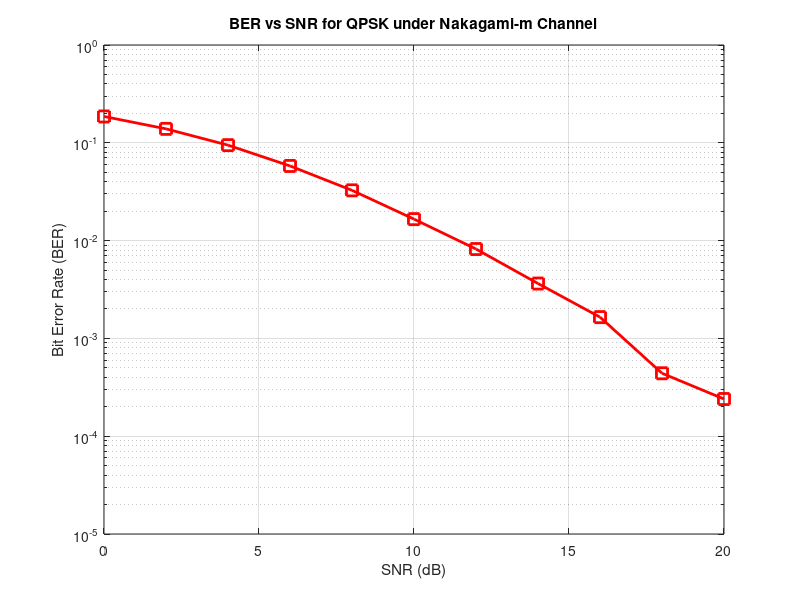

Source code (MATLAB):
clc;
clear;
close all;

Nbits = 100000;
SNRdB = 0:2:20;

m = 2;
Omega = 1;

BER = zeros(size(SNRdB));

for k = 1:length(SNRdB)

    bits = randi([0 1],Nbits,1);

    bits = bits(1:floor(length(bits)/2)*2);

    I = 2*bits(1:2:end)-1;
    Q = 2*bits(2:2:end)-1;

    txSignal = (I + 1j*Q)/sqrt(2);

    h = sqrt(gamrnd(m,Omega/m,length(txSignal),1));

    fadedSignal = h .* txSignal;

    snrLinear = 10^(SNRdB(k)/10);

    signalPower = mean(abs(fadedSignal).^2);

    noisePower = signalPower/snrLinear;

    noise = sqrt(noisePower/2) .* ...
           (randn(size(txSignal)) + ...
            1j*randn(size(txSignal)));

    rxSignal = fadedSignal + noise;

    rxSignal = rxSignal ./ h;

    rxBits = zeros(length(bits),1);

    rxBits(1:2:end) = real(rxSignal) > 0;
    rxBits(2:2:end) = imag(rxSignal) > 0;

    BER(k) = sum(bits~=rxBits)/length(bits);

end

figure;

semilogy(SNRdB,BER,'s-r',...
         'LineWidth',2,...
         'MarkerSize',8);

grid on;
box on;

xlabel('SNR (dB)');
ylabel('Bit Error Rate (BER)');

title('BER vs SNR for QPSK under Nakagami-m Channel');

axis([0 20 1e-5 1]);
